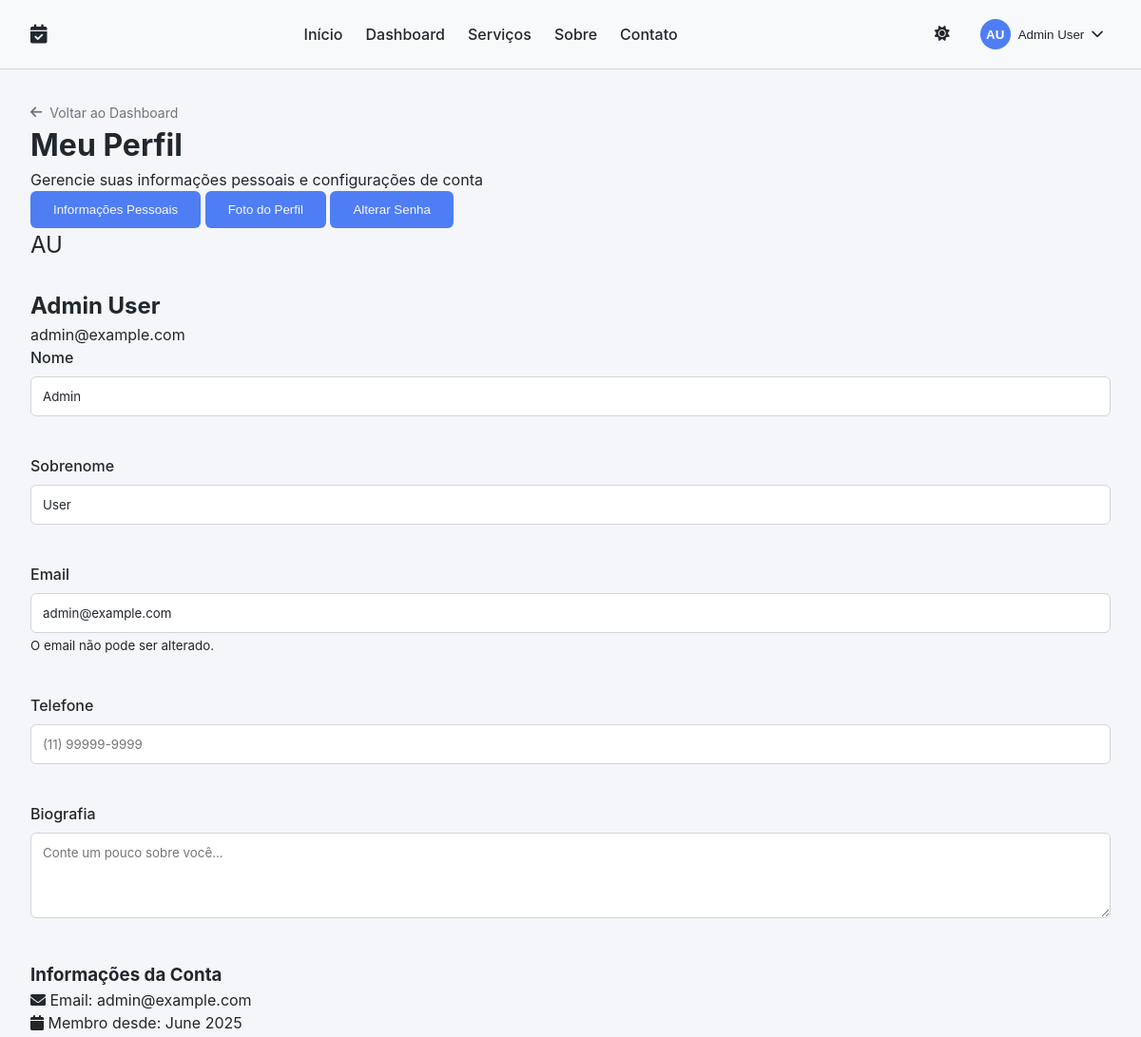
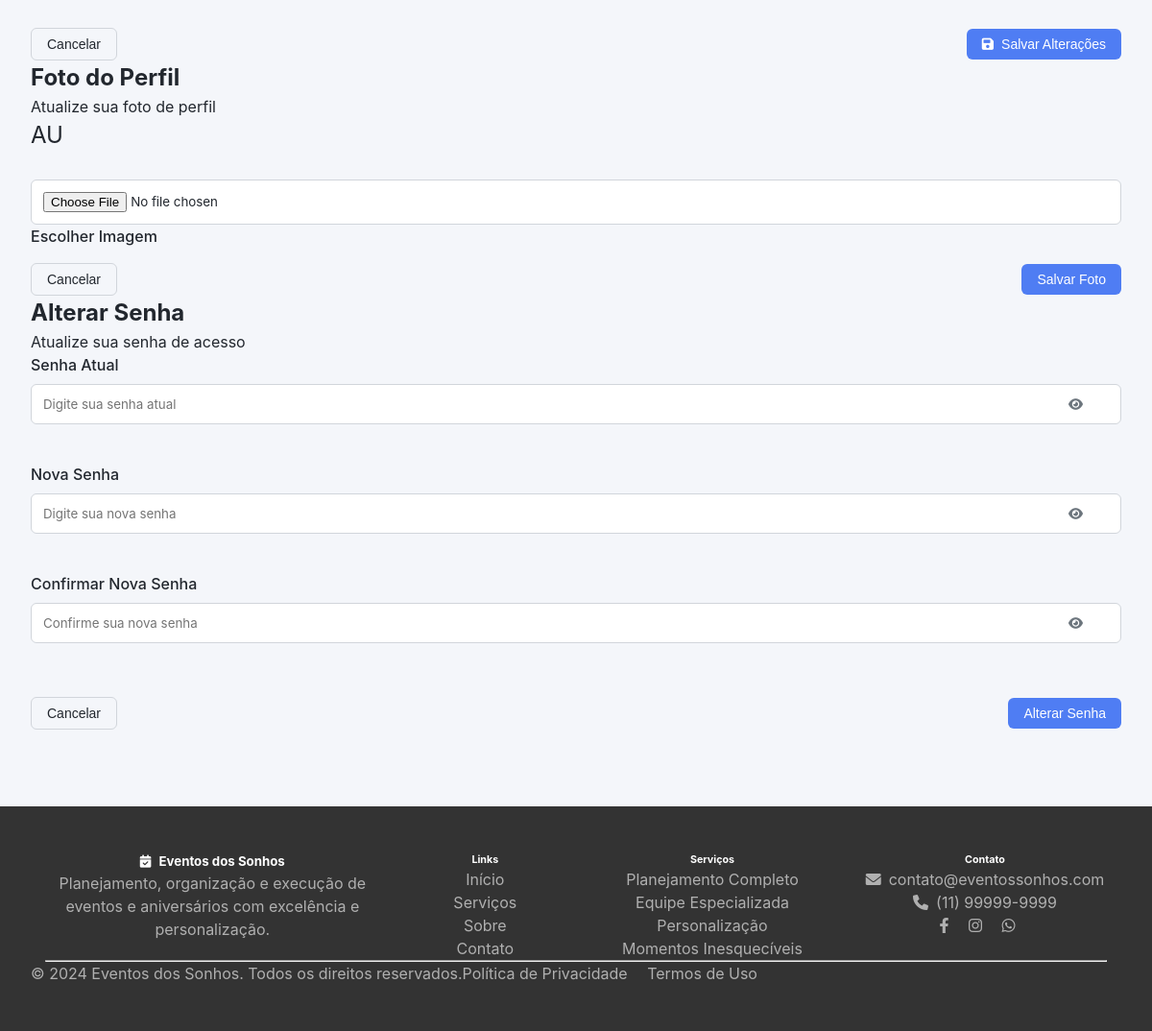
The app's page /profile (signed in) with its own data (2 pictures, top to bottom).
### app.py (models this page shows, shortened)
class User(UserMixin, db.Model):
    id = db.Column(db.Integer, primary_key=True)
    first_name = db.Column(db.String(100), nullable=False)
    last_name = db.Column(db.String(100), nullable=False)
    email = db.Column(db.String(100), unique=True, nullable=False)
    password_hash = db.Column(db.String(200), nullable=False)
    phone = db.Column(db.String(20))
    bio = db.Column(db.Text)
    created_at = db.Column(db.DateTime, default=datetime.utcnow)
    events = db.relationship('Event', backref='creator', lazy=True)
    participations = db.relationship('Participation', backref='user', lazy=True)

### app.py (the view, shortened to what this page needs)
@app.route('/profile', methods=['GET', 'POST'])
@login_required
def profile():
    user = current_user
    return render_template('profile.html', user=user)

### app.py (called while the page is built)
@login_manager.user_loader
def load_user(user_id):
    return User.query.get(int(user_id))

### templates/profile.html (shortened to what this page needs)
{% extends 'base.html' %}
{% block content %}
<div class="profile-container">
    <div class="profile-header">
        <a href="{{ url_for('dashboard') }}" class="back-link">
            <i class="fas fa-arrow-left"></i> Voltar ao Dashboard
        </a>
        <h1>Meu Perfil</h1>
        <p>Gerencie suas informações pessoais e configurações de conta</p>
    </div>
    <div class="profile-tabs">
        <div class="tabs-header">
            <button class="tab-btn active" data-tab="personal-info">Informações Pessoais</button>
            <button class="tab-btn" data-tab="profile-photo">Foto do Perfil</button>
            <button class="tab-btn" data-tab="change-password">Alterar Senha</button>
        </div>
        <div class="tab-content active" id="personal-info">
            <div class="profile-card">
                <div class="profile-avatar">
                    <div class="avatar-large">
                        {{ user.first_name[0] }}{{ user.last_name[0] }}
                    </div>
                    <div class="profile-info">
                        <h2>{{ user.first_name }} {{ user.last_name }}</h2>
                        <p>{{ user.email }}</p>
                    </div>
                </div>
                <form action="{{ url_for('profile') }}" method="POST">
                    <div class="form-group">
                        <label for="first_name">Nome</label>
                        <input type="text" id="first_name" name="first_name" value="{{ user.first_name }}" required>
                    </div>
                    <div class="form-group">
                        <label for="last_name">Sobrenome</label>
                        <input type="text" id="last_name" name="last_name" value="{{ user.last_name }}" required>
                    </div>
                    <div class="form-group">
                        <label for="email">Email</label>
                        <input type="email" id="email" name="email" value="{{ user.email }}" disabled>
                        <small>O email não pode ser alterado.</small>
                    </div>
                    <div class="form-group">
                        <label for="phone">Telefone</label>
                        <input type="tel" id="phone" name="phone" value="{{ user.phone or '' }}" placeholder="(11) 99999-9999">
                    </div>
                    <div class="form-group">
                        <label for="bio">Biografia</label>
                        <textarea id="bio" name="bio" rows="4" placeholder="Conte um pouco sobre você...">{{ user.bio or '' }}</textarea>
                    </div>
                    <div class="account-info">
                        <h3>Informações da Conta</h3>
                        <div class="info-item">
                            <i class="fas fa-envelope"></i>
                            <span>Email: {{ user.email }}</span>
                        </div>
                        <div class="info-item">
                            <i class="fas fa-calendar"></i>
                            <span>Membro desde: {{ user.created_at.strftime('%B %Y') }}</span>
                        </div>
                    </div>
                    <div class="form-actions">
                        <button type="button" class="btn btn-outline">Cancelar</button>
                        <button type="submit" class="btn btn-primary">
                            <i class="fas fa-save"></i> Salvar Alterações
                        </button>
                    </div>
                </form>
            </div>
        </div>
        <div class="tab-content" id="profile-photo">
            <div class="profile-card">
                <h2>Foto do Perfil</h2>
                <p>Atualize sua foto de perfil</p>
                <div class="avatar-upload">
                    <div class="avatar-preview">
                        <div class="avatar-large">
                            {{ user.first_name[0] }}{{ user.last_name[0] }}
                        </div>
                    </div>
                    <div class="avatar-edit">
                        <input type="file" id="imageUpload" accept=".png, .jpg, .jpeg">
                        <label for="imageUpload">Escolher Imagem</label>
                    </div>
                </div>
                <div class="form-actions">
                    <button type="button" class="btn btn-outline">Cancelar</button>
                    <button type="button" class="btn btn-primary">Salvar Foto</button>
                </div>
            </div>
        </div>
        <div class="tab-content" id="change-password">
            <div class="profile-card">
                <h2>Alterar Senha</h2>
                <p>Atualize sua senha de acesso</p>
                <form action="{{ url_for('change_password') }}" method="POST">
                    <div class="form-group">
                        <label for="current_password">Senha Atual</label>
                        <div class="password-input">
                            <input type="password" id="current_password" name="current_password" placeholder="Digite sua senha atual" required>
                            <button type="button" class="toggle-password">
                                <i class="fas fa-eye"></i>
                            </button>
                        </div>
                    </div>
                    <div class="form-group">
                        <label for="new_password">Nova Senha</label>
                        <div class="password-input">
                            <input type="password" id="new_password" name="new_password" placeholder="Digite sua nova senha" required>
                            <button type="button" class="toggle-password">
                                <i class="fas fa-eye"></i>
                            </button>
                        </div>
                    </div>
                    <div class="form-group">
                        <label for="confirm_password">Confirmar Nova Senha</label>
                        <div class="password-input">
                            <input type="password" id="confirm_password" name="confirm_password" placeholder="Confirme sua nova senha" required>
                            <button type="button" class="toggle-password">
                                <i class="fas fa-eye"></i>
                            </button>
                        </div>
                    </div>
                    <div class="form-actions">
                        <button type="button" class="btn btn-outline">Cancelar</button>
                        <button type="submit" class="btn btn-primary">Alterar Senha</button>
                    </div>
                </form>
            </div>
        </div>
    </div>
</div>
{% endblock %}

### templates/base.html (shortened to what this page needs)
<!DOCTYPE html>
<html lang="en">
<head>
    <link rel="stylesheet" href="{{ url_for('static', filename='css/style.css') }}">
    <link rel="stylesheet" href="{{ url_for('static', filename='css/base.css') }}">
    <link rel="stylesheet" href="{{ url_for('static', filename='css/header.css') }}">
    <link rel="stylesheet" href="{{ url_for('static', filename='css/footer.css') }}">
    <link rel="stylesheet" href="{{ url_for('static', filename='css/forms.css') }}">
    <link rel="stylesheet" href="{{ url_for('static', filename='css/dashboard.css') }}">
    <link rel="stylesheet" href="https://cdnjs.cloudflare.com/ajax/libs/font-awesome/6.0.0-beta3/css/all.min.css">
</head>
<body class="{{ 'dark-theme' if session.get('dark_mode') else '' }}">
    <header>
        <div class="logo">
            <a href="{{ url_for('index') }}">
                <i class="fas fa-calendar-check"></i>
            </a>
        </div>
        <nav>
            <ul class="nav-links">
                <li><a href="{{ url_for('index') }}">Início</a></li>
                {% if user %}
                <li><a href="{{ url_for('dashboard') }}">Dashboard</a></li>
                {% endif %}
                <li><a href="{{ url_for('services') }}">Serviços</a></li>
                <li><a href="{{ url_for('about') }}">Sobre</a></li>
                <li><a href="{{ url_for('contact') }}">Contato</a></li>
            </ul>
        </nav>
        <div class="auth-buttons">
            <button class="theme-toggle" onclick="toggleDarkMode()">
                <i class="{{ 'fas fa-sun' if session.get('dark_mode') else 'fas fa-moon' }}"></i>
            </button>
            {% if current_user.is_authenticated %}
                <div class="dropdown">
                    <button class="user-button">
                        <div class="avatar">{{ current_user.first_name[0] }}{{ current_user.last_name[0] }}</div>
                        <span>{{ current_user.first_name }} {{ current_user.last_name }}</span>
                        <i class="fas fa-chevron-down"></i>
                    </button>
                </div>
            {% else %}
                <a href="{{ url_for('login') }}" class="btn btn-primary">Entrar</a>
                <a href="{{ url_for('register') }}" class="btn btn-primary">Cadastrar</a>
            {% endif %}
        </div>
    </header>
    <main>
        {% block content %}{% endblock %}
    </main>
    {% include 'footer.html' %}
</body>
</html>

### static/css/style.css (style rules this page uses)
:root { --primary-color: #4f7df3; --primary-hover: #3a68d8; --secondary-color: #6c757d; --success-color: #28a745; --danger-color: #dc3545; --warning-color: #ffc107; --info-color: #17a2b8; --light-color: #f8f9fa; --dark-color: #f8f9fa; --darker-color: #e9ecef; --text-color: #22272e; --text-muted: #6c757d; --border-color: #d1d5db; --card-bg: #fff; --body-bg: #f4f6fa; --input-bg: #fff; --input-border: #d1d5db; --input-focus: #4f7df3; --font-family: 'Inter', -apple-system, BlinkMacSystemFont, 'Segoe UI', Roboto, Oxygen, Ubuntu, Cantarell, 'Open Sans', 'Helvetica Neue', sans-serif; --shadow-sm: 0 1px 2px 0 rgba(0, 0, 0, 0.05); --shadow: 0 1px 3px 0 rgba(0, 0, 0, 0.1), 0 1px 2px 0 rgba(0, 0, 0, 0.06); --shadow-md: 0 4px 6px -1px rgba(0, 0, 0, 0.1), 0 2px 4px -1px rgba(0, 0, 0, 0.06); --shadow-lg: 0 10px 15px -3px rgba(0, 0, 0, 0.1), 0 4px 6px -2px rgba(0, 0, 0, 0.05); --shadow-xl: 0 20px 25px -5px rgba(0, 0, 0, 0.1), 0 10px 10px -5px rgba(0, 0, 0, 0.04); --transition: all 0.3s ease; --radius-sm: 0.2rem; --radius: 0.375rem; --radius-md: 0.5rem; --radius-lg: 0.75rem; --radius-xl: 1rem; --radius-full: 9999px; }
body { background-color: var(--body-bg); color: var(--text-color); }
* { margin: 0; padding: 0; box-sizing: border-box; }
body { font-family: var(--font-family); background-color: var(--body-bg); color: var(--text-color); line-height: 1.5; min-height: 100vh; display: flex; flex-direction: column; }
a { color: var(--primary-color); text-decoration: none; transition: var(--transition); }
ul { list-style: none; }
header { background-color: var(--darker-color); padding: 1rem 2rem; display: flex; justify-content: space-between; align-items: center; border-bottom: 1px solid var(--border-color); }
.logo a { display: flex; align-items: center; gap: 0.5rem; color: var(--text-color); font-weight: 700; font-size: 1.25rem; }
.nav-links { display: flex; gap: 1.5rem; }
.nav-links a { color: var(--text-color); font-weight: 500; }
.auth-buttons { display: flex; align-items: center; gap: 1rem; }
.btn { display: inline-flex; align-items: center; justify-content: center; padding: 0.5rem 1rem; border-radius: var(--radius); font-weight: 500; transition: var(--transition); cursor: pointer; border: none; font-size: 0.875rem; gap: 0.5rem; }
.btn-primary { background-color: var(--primary-color); color: white; }
.btn-outline { background-color: transparent; border: 1px solid var(--border-color); color: var(--text-color); }
.theme-toggle { background: none; border: none; color: var(--text-color); cursor: pointer; font-size: 1rem; padding: 0.5rem; border-radius: var(--radius-full); transition: var(--transition); }
.dropdown { position: relative; }
.user-button { display: flex; align-items: center; gap: 0.5rem; background: none; border: none; color: var(--text-color); cursor: pointer; padding: 0.25rem 0.5rem; border-radius: var(--radius); transition: var(--transition); }
.avatar { width: 2rem; height: 2rem; border-radius: var(--radius-full); background-color: var(--primary-color); color: white; display: flex; align-items: center; justify-content: center; font-weight: 600; }
.avatar-large { width: 4rem; height: 4rem; font-size: 1.5rem; }
main { flex: 1; padding: 2rem; max-width: 1200px; margin: 0 auto; width: 100%; }
.form-group { margin-bottom: 1.5rem; }
label { display: block; margin-bottom: 0.5rem; font-weight: 500; }
input, textarea, select { width: 100%; padding: 0.75rem 1rem; border: 1px solid var(--input-border); border-radius: var(--radius); background-color: var(--input-bg); color: var(--text-color); font-family: var(--font-family); transition: var(--transition); }
.password-input { position: relative; }
.toggle-password { position: absolute; right: 1rem; top: 50%; transform: translateY(-50%); background: none; border: none; color: var(--text-muted); cursor: pointer; }
.form-actions { display: flex; justify-content: space-between; align-items: center; margin-top: 1rem; }
.back-link { display: inline-flex; align-items: center; gap: 0.5rem; color: var(--text-muted); font-size: 0.875rem; }

### static/css/header.css (style rules this page uses)
header { background-color: var(--light-color); color: var(--text-color); padding: 1rem 2rem; display: flex; justify-content: space-between; align-items: center; border-bottom: 1px solid var(--border-color); transition: var(--transition); }
.logo a { display: flex; align-items: center; gap: 0.5rem; color: inherit; font-weight: 700; font-size: 1.25rem; }
.nav-links { display: flex; gap: 1.5rem; }
.nav-links a { color: inherit; font-weight: 500; }

### records on screen
User: first_name "A", last_name "U", first_name "Admin", last_name "User", email "admin@example.com", created_at "June 2025"
